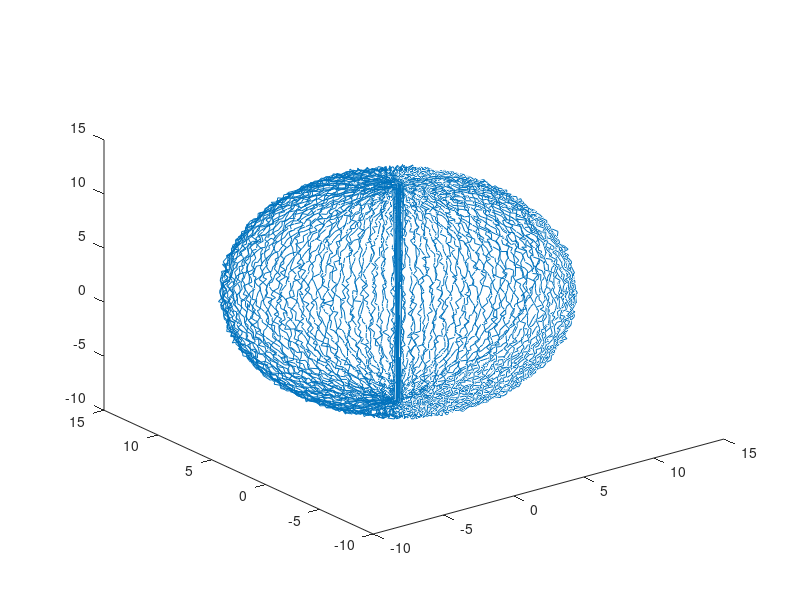

MATLAB code for this plot:
function data1 = createRandomSphere(a,b,c,r)

if nargin <1
    a = 1;
    b = 2;
    c = 3;
    r = 10;
end

[x,y,z] = sphere(100);
x1 = a + r*x(:);
y1 = b + r*y(:);
z1 = c + r*z(:);

x2 = x1 + randn(size(x1))*r/100;
y2 = y1 + randn(size(y1))*r/100;
z2 = z1 + randn(size(z1))*r/100;
plot3(x2,y2,z2);
data1 = [x2 y2 z2];
